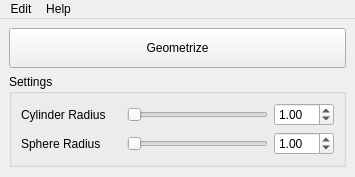
<?xml version="1.0" encoding="UTF-8"?>
<ui version="4.0">
 <class>MainWindow</class>
 <widget class="QMainWindow" name="MainWindow">
  <property name="geometry">
   <rect>
    <x>0</x>
    <y>0</y>
    <width>355</width>
    <height>177</height>
   </rect>
  </property>
  <property name="windowTitle">
   <string>MainWindow</string>
  </property>
  <widget class="QWidget" name="centralwidget">
   <layout class="QVBoxLayout" name="verticalLayout">
    <item>
     <widget class="QPushButton" name="execPushButton">
      <property name="minimumSize">
       <size>
        <width>0</width>
        <height>40</height>
       </size>
      </property>
      <property name="text">
       <string>Geometrize</string>
      </property>
     </widget>
    </item>
    <item>
     <widget class="QGroupBox" name="groupBox">
      <property name="title">
       <string>Settings</string>
      </property>
      <property name="checkable">
       <bool>false</bool>
      </property>
      <layout class="QVBoxLayout" name="verticalLayout_2">
       <item>
        <layout class="QHBoxLayout" name="horizontalLayout_2">
         <item>
          <widget class="QLabel" name="label">
           <property name="sizePolicy">
            <sizepolicy hsizetype="Preferred" vsizetype="Preferred">
             <horstretch>100</horstretch>
             <verstretch>0</verstretch>
            </sizepolicy>
           </property>
           <property name="maximumSize">
            <size>
             <width>100</width>
             <height>16777215</height>
            </size>
           </property>
           <property name="text">
            <string>Cylinder Radius</string>
           </property>
          </widget>
         </item>
         <item>
          <widget class="QSlider" name="cylinderRadiusHorizontalSlider">
           <property name="sizePolicy">
            <sizepolicy hsizetype="Preferred" vsizetype="Fixed">
             <horstretch>0</horstretch>
             <verstretch>0</verstretch>
            </sizepolicy>
           </property>
           <property name="orientation">
            <enum>Qt::Horizontal</enum>
           </property>
          </widget>
         </item>
         <item>
          <widget class="QDoubleSpinBox" name="cylinderRadiusDoubleSpinBox">
           <property name="minimumSize">
            <size>
             <width>60</width>
             <height>0</height>
            </size>
           </property>
           <property name="maximumSize">
            <size>
             <width>60</width>
             <height>16777215</height>
            </size>
           </property>
           <property name="maximum">
            <double>10.000000000000000</double>
           </property>
           <property name="value">
            <double>1.000000000000000</double>
           </property>
          </widget>
         </item>
        </layout>
       </item>
       <item>
        <layout class="QHBoxLayout" name="horizontalLayout_3">
         <item>
          <widget class="QLabel" name="label_2">
           <property name="sizePolicy">
            <sizepolicy hsizetype="Preferred" vsizetype="Preferred">
             <horstretch>100</horstretch>
             <verstretch>0</verstretch>
            </sizepolicy>
           </property>
           <property name="maximumSize">
            <size>
             <width>100</width>
             <height>16777215</height>
            </size>
           </property>
           <property name="text">
            <string>Sphere Radius</string>
           </property>
          </widget>
         </item>
         <item>
          <widget class="QSlider" name="sphereSizeHorizontalSlider">
           <property name="maximum">
            <number>10</number>
           </property>
           <property name="orientation">
            <enum>Qt::Horizontal</enum>
           </property>
          </widget>
         </item>
         <item>
          <widget class="QDoubleSpinBox" name="sphereSizeDoubleSpinBox">
           <property name="minimumSize">
            <size>
             <width>60</width>
             <height>0</height>
            </size>
           </property>
           <property name="maximumSize">
            <size>
             <width>60</width>
             <height>16777215</height>
            </size>
           </property>
           <property name="maximum">
            <double>10.000000000000000</double>
           </property>
           <property name="value">
            <double>1.000000000000000</double>
           </property>
          </widget>
         </item>
        </layout>
       </item>
      </layout>
     </widget>
    </item>
    <item>
     <spacer name="verticalSpacer">
      <property name="orientation">
       <enum>Qt::Vertical</enum>
      </property>
      <property name="sizeHint" stdset="0">
       <size>
        <width>20</width>
        <height>371</height>
       </size>
      </property>
     </spacer>
    </item>
   </layout>
  </widget>
  <widget class="QMenuBar" name="menubar">
   <property name="geometry">
    <rect>
     <x>0</x>
     <y>0</y>
     <width>355</width>
     <height>21</height>
    </rect>
   </property>
   <widget class="QMenu" name="menuHelp">
    <property name="title">
     <string>Help</string>
    </property>
    <addaction name="aboutAction"/>
   </widget>
   <widget class="QMenu" name="menuEdit">
    <property name="title">
     <string>Edit</string>
    </property>
    <addaction name="resetAction"/>
   </widget>
   <addaction name="menuEdit"/>
   <addaction name="menuHelp"/>
  </widget>
  <action name="aboutAction">
   <property name="text">
    <string>About</string>
   </property>
  </action>
  <action name="resetAction">
   <property name="text">
    <string>Reset</string>
   </property>
  </action>
 </widget>
 <resources/>
 <connections/>
</ui>
